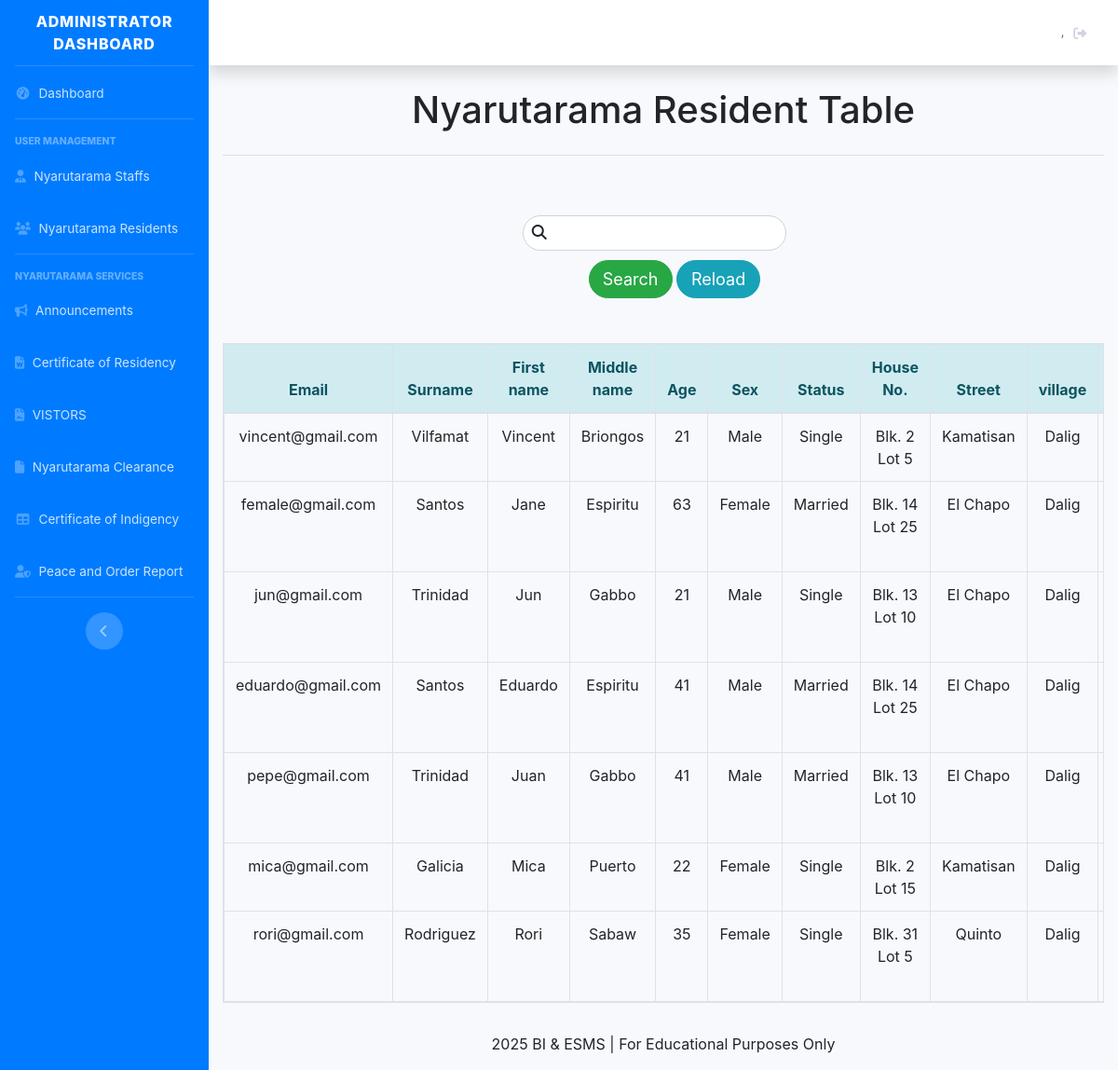
/admn_table_totalres.php, run on the app's committed database.
### tables this page shows
CREATE TABLE `tbl_resident` (
  `id_resident` int(11) NOT NULL,
  `res_photo` mediumblob DEFAULT NULL,
  `email` varchar(255) NOT NULL,
  `password` varchar(255) NOT NULL,
  `lname` varchar(255) NOT NULL,
  `fname` varchar(255) NOT NULL,
  `mi` varchar(255) NOT NULL,
  `age` int(11) NOT NULL,
  `sex` varchar(255) NOT NULL,
  `status` varchar(255) NOT NULL,
  `houseno` varchar(255) DEFAULT NULL,
  `street` varchar(255) DEFAULT NULL,
  `brgy` varchar(255) DEFAULT NULL,
  `municipal` varchar(255) DEFAULT NULL,
  `address` varchar(255) DEFAULT NULL,
  `contact` varchar(255) NOT NULL,
  `bdate` date NOT NULL,
  `bplace` varchar(255) NOT NULL,
  `nationality` varchar(255) NOT NULL,
  `family_role` varchar(255) NOT NULL,
  `voter` varchar(255) DEFAULT NULL,
  `role` varchar(255) NOT NULL,
  `addedby` varchar(255) DEFAULT NULL
);

### classes/resident.class.php (called while the page is built, shortened)
<?php
    class ResidentClass extends BMISClass {
        public function view_resident(){
            $connection = $this->openConn();
            $stmt = $connection->prepare("SELECT * from tbl_resident");
            $stmt->execute();
            $view = $stmt->fetchAll();
            return $view;
        }
    }
?>

### admn_table_totalres_search.php (the view, shortened to what this page needs)
<?php
	require 'classes/conn.php';
	if(isset($_POST['search_totalres'])){
		$keyword = $_POST['keyword'];
?>
<table class="table table-hover table-bordered text-center table-responsive" >
        <thead class="alert-info">
                <tr>
                        <th> Email </th>
                        <th> Surname </th>
                        <th> First name </th>
                        <th> Middle name </th>
                        <th> Age </th>
                        <th> Sex </th>
                        <th> Status </th>
                        <th> House No.</th>
                        <th> Street </th>
                        <th> village </th>
                        <th> Municipality </th>
                        <th> Contact # </th>
                        <th> Birth date </th>
                        <th> Birth place </th>
                        <th> Nationality </th>
                        <th> Family Head </th>
                </tr>
        </thead>
        <tbody>
                <?php
                $stmnt = $conn->prepare("SELECT * FROM `tbl_resident` WHERE `lname` LIKE '%$keyword%' or  `mi` LIKE '%$keyword%' or  `fname` LIKE '%$keyword%'
                or  `age` LIKE '%$keyword%' or  `sex` LIKE '%$keyword%' or  `status` LIKE '%$keyword%' or  `houseno` LIKE '%$keyword%' or  `contact` LIKE '%$keyword%'
                or  `bdate` LIKE '%$keyword%' or  `bplace` LIKE '%$keyword%' or  `nationality` LIKE '%$keyword%' or  `family_role` LIKE '%$keyword%' or  `role` LIKE '%$keyword%' or  `email` LIKE '%$keyword%'
                or  `brgy` LIKE '%$keyword%' or  `street` LIKE '%$keyword%' or  `municipal` LIKE '%$keyword%'");
                $stmnt->execute();
                while($view = $stmnt->fetch()){
                ?>
                        <tr>
                                <td> <?= $view['email'];?> </td>
                                <td> <?= $view['lname'];?> </td>
                                <td> <?= $view['fname'];?> </td>
                                <td> <?= $view['mi'];?> </td>
                                <td> <?= $view['age'];?> </td>
                                <td> <?= $view['sex'];?> </td>
                                <td> <?= $view['status'];?> </td>
                                <td> <?= $view['houseno'];?> </td>
                                <td> <?= $view['street'];?> </td>
                                <td> <?= $view['brgy'];?> </td>
                                <td> <?= $view['municipal'];?> </td>
                                <td> <?= $view['contact'];?> </td>
                                <td> <?= $view['bdate'];?> </td>
                                <td> <?= $view['bplace'];?> </td>
                                <td> <?= $view['nationality'];?> </td>
                                <td> <?= $view['family_role'];?> </td>
                        </tr>
                <?php
                }
                ?>
        </tbody>
</table>
<?php
        }else{
?>
<table class="table table-hover table-bordered text-center table-responsive">
        <thead class="alert-info">
                <tr>
                        <th> Email </th>
                        <th> Surname </th>
                        <th> First name </th>
                        <th> Middle name </th>
                        <th> Age </th>
                        <th> Sex </th>
                        <th> Status </th>
                        <th> House No.</th>
                        <th> Street </th>
                        <th> village </th>
                        <th> Municipality </th>
                </tr>
	</thead>
        <tbody>
                <?php if(is_array($view)) {?>
                        <?php foreach($view as $view) {?>
                                <tr>
                                        <td> <?= $view['email'];?> </td>
                                        <td> <?= $view['lname'];?> </td>
                                        <td> <?= $view['fname'];?> </td>
                                        <td> <?= $view['mi'];?> </td>
                                        <td> <?= $view['age'];?> </td>
                                        <td> <?= $view['sex'];?> </td>
                                        <td> <?= $view['status'];?> </td>
                                        <td> <?= $view['houseno'];?> </td>
                                        <td> <?= $view['street'];?> </td>
                                        <td> <?= $view['brgy'];?> </td>
                                        <td> <?= $view['municipal'];?> </td>
                                </tr>
                        <?php
                                }
                        ?>
                <?php
                        }
                ?>
        </tbody>
</table>
<link href="../BarangaySystem/customcss/regiformstyle.css" rel="stylesheet" type="text/css">
<link href="../BarangaySystem/bootstrap/css/bootstrap.css" rel="stylesheet" type="text/css">
<?php
	}
?>

### dashboard_sidebar_start.php (shortened to what this page needs)
<!DOCTYPE html>
<html lang="en">
<head>
    <link href="vendor/fontawesome-free/css/all.min.css" rel="stylesheet" type="text/css">
    <link href="css/sb-admin-2.min.css" rel="stylesheet">
</head>
<body id="page-top">
    <div id="wrapper">
        <ul class="navbar-nav bg-primary sidebar sidebar-dark accordion" id="accordionSidebar">
            <a class="sidebar-brand d-flex align-items-center justify-content-center" href="admn_dashboard.php">
                <div class="sidebar-brand-text">Administrator Dashboard </div>
            </a>
            <hr class="sidebar-divider my-0">
            <li class="nav-item">
                <a class="nav-link" href="admn_dashboard.php">
                    <i class="fas fa-fw fa-tachometer-alt"></i>
                    <span>Dashboard</span></a>
            </li>
            <hr class="sidebar-divider">
            <div class="sidebar-heading">
                User Management
            </div>
            <li class="nav-item">
                <a class="nav-link" href="admn_staff_crud.php">
                    <i class="fas fa-user-tie"></i>
                    <span>Nyarutarama Staffs</span></a>
            </li>
            <li class="nav-item">
                <a class="nav-link" href="admn_resident_crud.php">
                    <i class="fas fa-users"></i>
                    <span>Nyarutarama Residents</span></a>
            </li>
            <hr class="sidebar-divider">
            <div class="sidebar-heading">
                Nyarutarama Services
            </div>
            <li class="nav-item">
                <a class="nav-link" href="admn_announcement_crud.php">
                    <i class="fas fa-bullhorn"></i>
                    <span>Announcements</span></a>
            </li>
            <li class="nav-item">
                <a class="nav-link" href="admn_certofres.php">
                    <i class="fas fa-file-word"></i>
                    <span>Certificate of Residency</span></a>
            </li>
            <li class="nav-item">
                <a class="nav-link" href="admn_bspermit.php">
                    <i class="fas fa-file-contract"></i>
                    <span>VISTORS</span></a>
            </li>
            <li class="nav-item">
                <a class="nav-link" href="admn_brgyclearance.php">
                    <i class="fas fa-file"></i>
                    <span>Nyarutarama Clearance</span></a>
            </li>
            <li class="nav-item">
                <a class="nav-link" href="admn_certofindigency.php">
                    <i class="fas fa-fw fa-table"></i>
                    <span>Certificate of Indigency</span></a>
            </li>
            <li class="nav-item">
                <a class="nav-link" href="admn_blotterreport.php">
                    <i class="fas fa-user-shield"></i>
                    <span>Peace and Order Report</span></a>
            </li>
            <hr class="sidebar-divider d-none d-md-block">
            <div class="text-center d-none d-md-inline">
                <button class="rounded-circle border-0" id="sidebarToggle"></button>
            </div>
        </ul>
        <div id="content-wrapper" class="d-flex flex-column">
            <div id="content">
                <nav class="navbar navbar-expand navbar-light bg-white topbar mb-4 static-top shadow">
                    <ul class="navbar-nav ml-auto">
                            <li class="nav-item dropdown">
                                <a class="nav-link" href="index.php" id="userDropdown" role="button"
                                    aria-haspopup="true" aria-expanded="false">
                                    <span class="mr-2 d-none d-lg-inline text-gray-800 small"><?= $userdetails['surname']?>, <?= $userdetails['firstname']?></span>
                                    <i class="fas fa-sign-out-alt fa-sm fa-fw mr-2"></i>
                                </a>
                            </li>
                    </ul>
                </nav>

### admn_table_totalres.php (shortened to what this page needs)
<?php
   require('classes/resident.class.php');
   $view = $residentbmis->view_resident();
?>
<?php
    include('dashboard_sidebar_start.php');
?>
<div class="container-fluid">
    <div class="row">
        <div class="col text-center">
            <h1> Nyarutarama Resident Table</h1>
        </div>
    </div>
    <hr>
    <br>
    <br>
    <div class="row">
        <div class="col">
            <form method="POST" action="">
                <div class="input-icons" >
                    <i class="fa fa-search icon"></i>
                    <input type="search" class="form-control" name="keyword" style="border-radius: 30px;" value="" required=""/>
                </div>
                    <button class="btn btn-success" name="search_totalres" style="width: 90px; font-size: 18px; border-radius:30px; margin-left:41.5%;">Search</button>
                    <a href="admn_table_totalres.php" class="btn btn-info" style="width: 90px; font-size: 18px; border-radius:30px;">Reload</a>
            </form>
            <br>
            <br>
            <?php
                include('admn_table_totalres_search.php');
            ?>
        </div>
    </div>
</div>
<link href="../BarangaySystem/customcss/regiformstyle.css" rel="stylesheet" type="text/css">
<link href="../BarangaySystem/bootstrap/css/bootstrap.css" rel="stylesheet" type="text/css">
<?php
    include('dashboard_sidebar_end.php');
?>

### dashboard_sidebar_end.php (shortened to what this page needs)
        <footer id="footer" class="d-flex-column text-center">
            <div class="py-3 text-center">
                BI & ESMS | For Educational Purposes Only
            </div>
        </footer>
        </div>
    </div>
    <link href="../BarangaySystem/bootstrap/css/bootstrap.css" rel="stylesheet" type="text/css">
</body>
</html>

### css/regiformstyle.css (style rules this page uses)
body { background-color:#fff !important; }

### admn_table_totalres.php (style rules this page uses)
.input-icons i { position: absolute; }
.input-icons { width: 30%; margin-bottom: 10px; margin-left: 34%; }
.icon { padding: 10px; min-width: 40px; }
.form-control { text-align: center; }

### data on the page
tbl_resident: email "vincent@gmail.com", lname "Vilfamat", fname "Vincent", mi "Briongos", age "21", sex "Male", status "Single", houseno "Blk. 2 Lot 5", street "Kamatisan", brgy "Dalig"
tbl_resident: email "female@gmail.com", lname "Santos", fname "Jane", mi "Espiritu", age "63", sex "Female", status "Married", houseno "Blk. 14 Lot 25", street "El Chapo", brgy "Dalig"
tbl_resident: email "jun@gmail.com", lname "Trinidad", fname "Jun", mi "Gabbo", age "21", sex "Male", status "Single", houseno "Blk. 13 Lot 10", street "El Chapo", brgy "Dalig"
tbl_resident: email "eduardo@gmail.com", lname "Santos", fname "Eduardo", mi "Espiritu", age "41", sex "Male", status "Married", houseno "Blk. 14 Lot 25", street "El Chapo", brgy "Dalig"
tbl_resident: email "pepe@gmail.com", lname "Trinidad", fname "Juan", mi "Gabbo", age "41", sex "Male", status "Married", houseno "Blk. 13 Lot 10", street "El Chapo", brgy "Dalig"
tbl_resident: email "mica@gmail.com", lname "Galicia", fname "Mica", mi "Puerto", age "22", sex "Female", status "Single", houseno "Blk. 2 Lot 15", street "Kamatisan", brgy "Dalig"
tbl_resident: email "rori@gmail.com", lname "Rodriguez", fname "Rori", mi "Sabaw", age "35", sex "Female", status "Single", houseno "Blk. 31 Lot 5", street "Quinto", brgy "Dalig"
